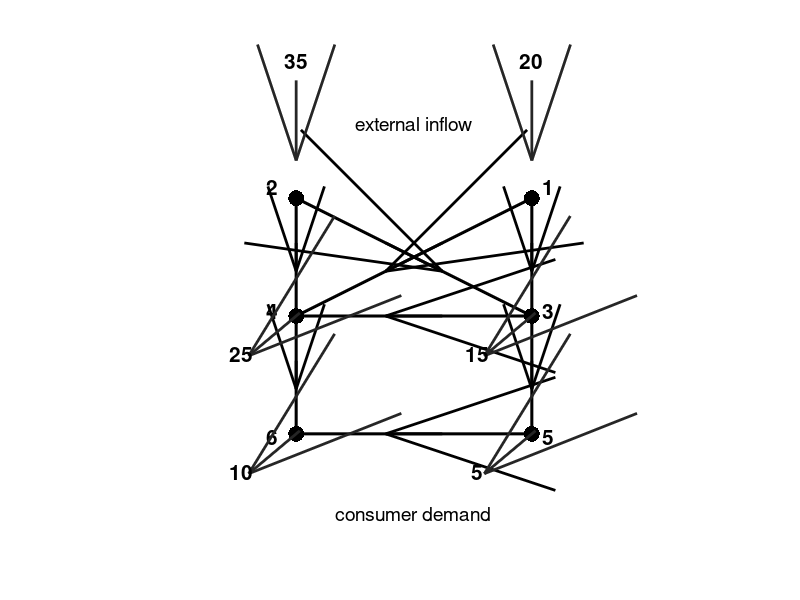
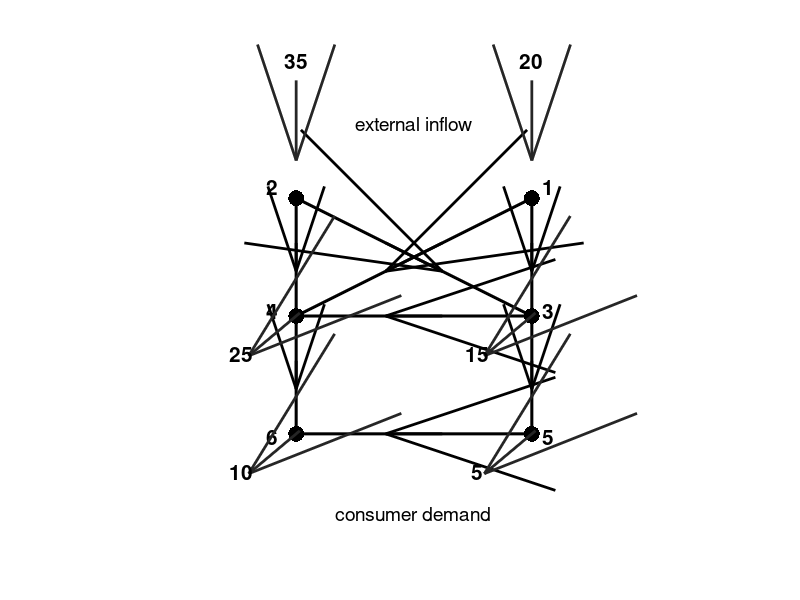

Write MATLAB code to recreate these figures, in order. (Note: this script raises an error after producing the figures.)
function make_tanyimboh_reference_schematic
%MAKE_TANYIMBOH_REFERENCE_SCHEMATIC Reproduce the Case-A reference graph.

root = fileparts(fileparts(fileparts(mfilename('fullpath'))));
output_dir = fullfile(root, 'networks', 'tanyimboh_templeman', 'figures');
if ~exist(output_dir, 'dir')
    mkdir(output_dir);
end

% Node coordinates and directed links follow Case A in the reference table.
xy = [1 1; -1 1; 1 0; -1 0; 1 -1; -1 -1];
directed_links = [1 3; 1 4; 2 3; 2 4; 3 4; 3 5; 4 6; 5 6];

fig = figure('Color', 'w', 'Units', 'centimeters', ...
    'Position', [2 2 14 12]);
ax = axes(fig); hold(ax, 'on');

for k = 1:size(directed_links, 1)
    a = directed_links(k, 1);
    b = directed_links(k, 2);
    p1 = xy(a, :);
    p2 = xy(b, :);
    plot(ax, [p1(1) p2(1)], [p1(2) p2(2)], 'k-', 'LineWidth', 2.2);

    % A short centered quiver gives an unambiguous arrow without covering nodes.
    start_point = p1 + 0.38 * (p2 - p1);
    arrow_vector = 0.24 * (p2 - p1);
    quiver(ax, start_point(1), start_point(2), ...
        arrow_vector(1), arrow_vector(2), 0, 'Color', 'k', ...
        'LineWidth', 2.0, 'MaxHeadSize', 1.8);
end

scatter(ax, xy(:,1), xy(:,2), 130, 'k', 'filled');
node_offsets = [0.14 0.10; -0.20 0.10; 0.14 0.05; -0.20 0.05; ...
    0.14 -0.02; -0.20 -0.02];
for n = 1:6
    text(ax, xy(n,1) + node_offsets(n,1), xy(n,2) + node_offsets(n,2), ...
        sprintf('%d', n), 'FontSize', 15, 'FontWeight', 'bold', ...
        'HorizontalAlignment', 'center', 'VerticalAlignment', 'middle');
end

% External inflows and demands; numbers are reference-problem flow rates.
external = [1 0 1 20; 2 0 1 35; 3 -0.62 -0.52 15; ...
    4 -0.62 -0.52 25; 5 -0.62 -0.52 5; 6 -0.62 -0.52 10];
for k = 1:size(external, 1)
    n = external(k, 1);
    direction = external(k, 2:3);
    if n <= 2
        start_point = xy(n,:) + direction;
        arrow_vector = -0.68 * direction;
        label_point = start_point + [0, 0.10];
    else
        start_point = xy(n,:) - 0.05 * direction;
        arrow_vector = 0.70 * direction;
        label_point = start_point + arrow_vector + 0.10 * direction;
    end
    quiver(ax, start_point(1), start_point(2), arrow_vector(1), ...
        arrow_vector(2), 0, 'Color', [0.15 0.15 0.15], ...
        'LineWidth', 2.0, 'MaxHeadSize', 1.4);
    text(ax, label_point(1), label_point(2), sprintf('%g', external(k,4)), ...
        'FontSize', 15, 'FontWeight', 'bold', ...
        'HorizontalAlignment', 'center', 'VerticalAlignment', 'bottom');
end

text(ax, 0, 1.64, 'external inflow', 'FontSize', 14, ...
    'HorizontalAlignment', 'center');
text(ax, 0, -1.68, 'consumer demand', 'FontSize', 14, ...
    'HorizontalAlignment', 'center');
axis(ax, 'equal');
xlim(ax, [-1.95 1.95]);
ylim(ax, [-1.85 2.30]);
axis(ax, 'off');

exportgraphics(fig, fullfile(output_dir, 'reference_schematic.png'), ...
    'Resolution', 600);
exportgraphics(fig, fullfile(output_dir, 'reference_schematic.svg'), ...
    'ContentType', 'vector');
close(fig);

generated_dir = fullfile(root, 'manuscript', 'generated', 'figures');
if ~isfolder(generated_dir), mkdir(generated_dir); end
copyfile(fullfile(output_dir, 'reference_schematic.png'), ...
    fullfile(generated_dir, 'tanyimboh_schemtic.png'), 'f');
copyfile(fullfile(output_dir, 'reference_schematic.svg'), ...
    fullfile(generated_dir, 'tanyimboh_schemtic.svg'), 'f');
end
